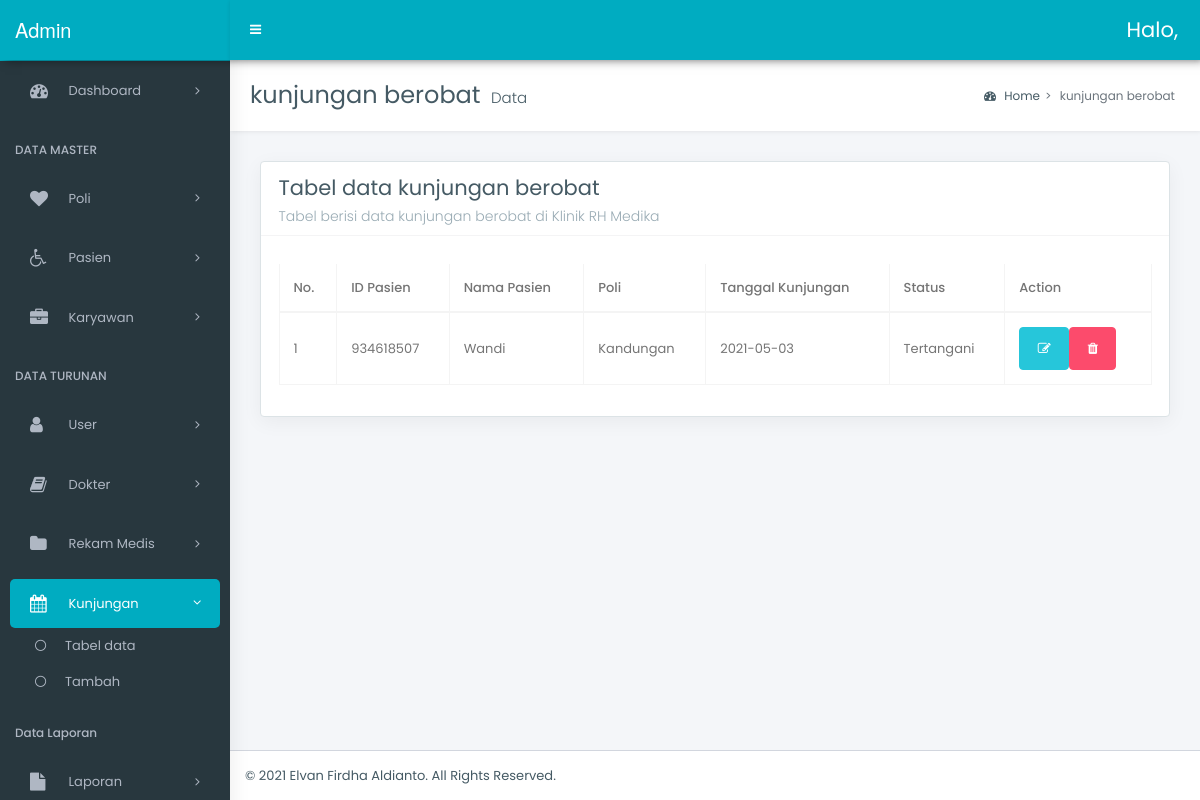
The app's page /admin/kb/data.php with its own data.
### tables this page shows
CREATE TABLE `kb` (
  `kd_kunjungan` int(9) NOT NULL,
  `id_pasien` int(9) NOT NULL,
  `kd_poli` int(3) NOT NULL,
  `tgl_kunjungan` date NOT NULL,
  `status` enum('1','2','3') NOT NULL
);

CREATE TABLE `pasien` (
  `id_pasien` int(9) NOT NULL,
  `nm_pasien` varchar(50) NOT NULL,
  `kd_jamkes` text NOT NULL,
  `jen_kelamin` enum('1','2') NOT NULL,
  `jalur` enum('1','2','3','4') NOT NULL,
  `alamatp` text NOT NULL,
  `tempat_lahirp` varchar(20) NOT NULL,
  `tgl_lahirp` date NOT NULL,
  `telp_pasien` varchar(13) NOT NULL,
  `tgl_daftar` date NOT NULL
);

CREATE TABLE `poli` (
  `kd_poli` int(3) NOT NULL,
  `nm_poli` varchar(30) NOT NULL
);

### admin/kb/data.php (the view, shortened to what this page needs)
<?php require_once '../../config/connect.php'; ?>
<!DOCTYPE html>
<html lang="en">
<head>
    <link rel="stylesheet" href="../../style/bootstrap.min.css">
    <link rel="stylesheet" href="../../style/bootstrap-extend.css">
    <link rel="stylesheet" href="../../style/master_style.css">
    <link rel="stylesheet" href="../../style/_all-skins.css">
    <link rel="stylesheet" href="../../assets/datatable/datatables.min.css">
</head>
<body class="hold-transition skin-green sidebar-mini">
    <div class="wrapper">
        <?php include_once('navbar.php'); ?>
        <?php include_once('sidebar.php'); ?>
        <div class="content-wrapper">
            <section class="content-header">
                <h1>
                    kunjungan berobat
                    <small>Data</small>
                </h1>
                <ol class="breadcrumb">
                    <li class="breadcrumb-item"><a href="#"><i class="fa fa-dashboard"></i> Home</a></li>
                    <li class="breadcrumb-item active">kunjungan berobat</li>
                </ol>
            </section>
            <section class="content">
                <div class="row">
                    <div class="col-12">
                        <div class="box">
                            <div class="box-header with-border">
                                <h3 class="box-title">Tabel data kunjungan berobat</h3>
                                <h6 class="box-subtitle">Tabel berisi data kunjungan berobat di Klinik RH Medika</h6>
                            </div>
                            <div class="box-body">
                                <div class="table-responsive">
                                    <table id="example6" class="table table-bordered table-hover display nowrap margin-top-10 w-p100">
                                        <thead>
                                            <tr>
                                                <th>No.</th>
                                                <th>ID Pasien</th>
                                                <th>Nama Pasien</th>
                                                <th>Poli</th>
                                                <th>Tanggal Kunjungan</th>
                                                <th>Status</th>
                                                <th>Action</th>
                                            </tr>
                                        </thead>
                                        <tbody>
                                            <?php
                                            $q = $connect->query("SELECT * FROM kb JOIN pasien USING(id_pasien) JOIN poli USING(kd_poli)");
                                            $no = 1;
                                            foreach ($q as $d) :
                                            ?>
                                                <tr>
                                                    <td><?= $no ?></td>
                                                    <td><?= $d['id_pasien']; ?></td>
                                                    <td><?= $d['nm_pasien'] ?></td>
                                                    <td><?= $d['nm_poli'] ?></td>
                                                    <td><?= $d['tgl_kunjungan'] ?></td>
                                                    <td>
                                                        <?php
                                                        if ($d['status'] == '1') {
                                                            echo "Menunggu";
                                                        } elseif ($d['status'] == '2') {
                                                            echo "Tertangani";
                                                        } else {
                                                            echo "-";
                                                        }
                                                        ?>
                                                    </td>
                                                    <td>
                                                        <div class="input-group">
                                                            <a href="edit.php?id=<?= $d['kd_kunjungan'] ?>" class="btn btn-success fa fa-edit"></a>
                                                            <a href="hapus.php?id=<?= $d['kd_kunjungan'] ?>" onclick="return confirm('Anda yakin akan menghapus data ini?')" class="btn btn-danger fa fa-trash"></a>
                                                        </div>
                                                    </td>
                                                </tr>
                                            <?php
                                                $no++;
                                            endforeach; ?>
                                        </tbody>
                                    </table>
                                </div>
                            </div>
                        </div>
                    </div>
                </div>
            </section>
        </div>
        <footer class="main-footer">
            &copy; 2021 <a href="">Elvan Firdha Aldianto</a>. All Rights Reserved.
        </footer>
    </div>
</body>
</html>

### style/_all-skins.css (style rules this page uses)
.skin-green .content-header { background: #fff; }
.skin-green .content { background: #f4f6f9; }
.skin-green .wrapper, .skin-green .main-sidebar, .skin-green .left-side { background-color: #28373e; box-shadow: 1px 0px 20px rgba(0,0,0,0.08); }

### records on screen
kb: id_pasien "934618507", id_pasien.nm_pasien "Wandi", kd_poli.nm_poli "Kandungan", tgl_kunjungan "2021-05-03", status "Tertangani"
